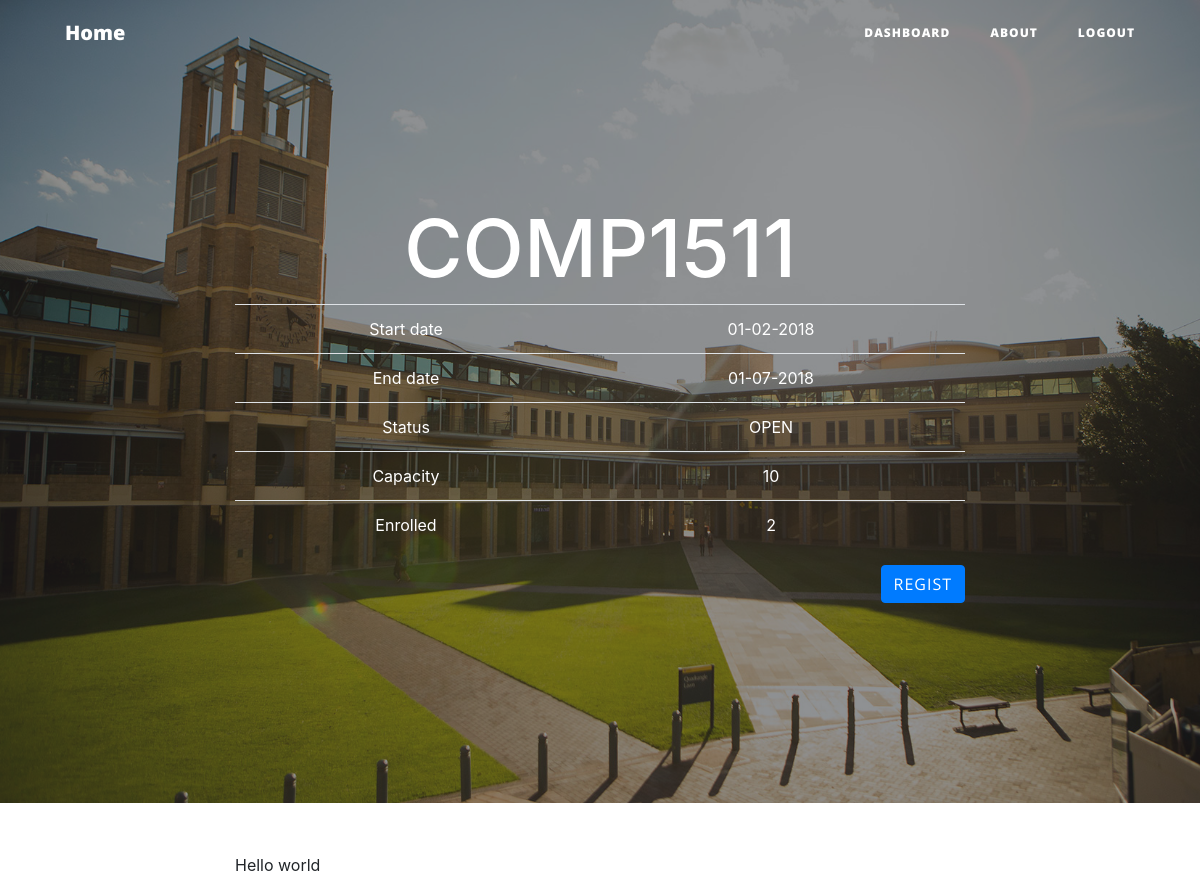
/info/1 (signed in), run on the app's committed database.
### event.py (models this page shows, shortened)
class Event(db.Model):
    __tablename__ = 'events'
    event_id = db.Column(db.Integer, primary_key=True)
    title = db.Column(db.String(120))
    details = db.Column(db.UnicodeText)
    start = db.Column(db.String(80))
    end = db.Column(db.String(80))
    capacity = db.Column(db.Integer)
    status = db.Column(db.String(80))
    creater = db.Column(db.String(80))
    fee = db.Column(db.Integer)
    users = db.relationship('User',secondary=event_realation,
                            backref=db.backref('event_users_all', lazy='dynamic'))

### route.py (the view)
@app.route('/info/<eventId>',methods = ['POST','GET'])
@login_required
def info(eventId):
    event = Event.query.filter_by(event_id = int(eventId)).one()
    return render_template('info.html', event = event)

### event.py (called while the page is built)
    @property
    def is_authenticated(self):
        return True

    @property
    def is_anonymous(self):
        return False

    def get_id(self):
        return self.user_id

### server.py (called while the page is built)
@login_manager.user_loader
def load_user(user_id):
    return User.query.get(int(user_id))

### templates/info.html (shortened to what this page needs)
{% extends 'base.html' %}
{% block body %}
<header class="masthead" style="background-image: url('{{ url_for('static', filename = 'asb-unsw-campus-15.jpg') }}')">
    <div class="overlay"></div>
    <div class="container">
        <div class="row">
            <div class="col-lg-8 col-md-10 mx-auto">
                <div class="site-heading">
                    <h1>{{ event.title }}</h1>
                    <table class="table table-hover">
                        <tbody>
                            <tr>
                                <td>Start date</td>
                                <td>{{ event.start }}</td>
                            </tr>
                            <tr>
                                <td>End date</td>
                                <td>{{ event.end }}</td>
                            </tr>
                            <tr>
                                <td>Status</td>
                                <td>{{ event.status }}</td>
                            </tr>
                            <tr>
                                <td>Capacity</td>
                                <td>{{ event.capacity}}</td>
                            </tr>
                            <tr>
                                <td>Enrolled</td>
                                <td>{{event.events_all.count()}}</td>
                            </tr>
                        </tbody>
                    </table>
                    <div style="text-align: right">
                        {% if event.creater != current_user.name and event.status == 'OPEN'  %}
                            {% if current_user in event.users %}
                                <button type="submit" class="btn btn-primary" id="sendMessageButton">
                                    <a href="{{ url_for('user_cancele', eventId = event.event_id) }}" style=" text-align: left ; color: white ">Cancele</a>
                                </button>
                            {% else %}
                                <button type="submit" class="btn btn-primary" id="sendMessageButton">
                                    <a href="{{ url_for('registercomfirme', eventId = event.event_id) }}"  style="text-align: left ; color: white ">Regist</a>
                                </button>
                            {% endif %}
                        {% endif %}
                    </div>
                </div>
            </div>
        </div>
    </div>
</header>
<article>
    <div class="container">
        <div class="row">
            <div class="col-lg-8 col-md-10 mx-auto">
                {{event.details|safe}}
            </div>
        </div>
    </div>
</article>
{% endblock %}

### data on the page
Event: title "COMP1511", start "01-02-2018", end "01-07-2018", status "OPEN", capacity "10", details "Hello world"

### other printed values
{{ event.events_all.count() }} "2"
